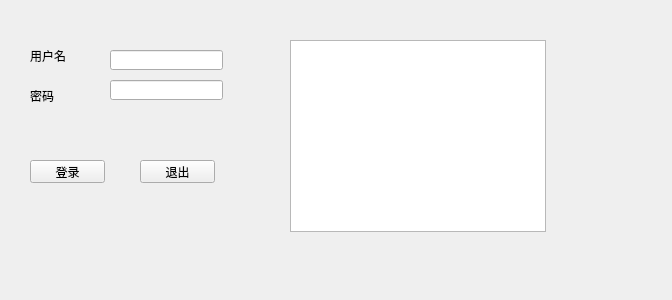
<?xml version="1.0" encoding="UTF-8"?>
<ui version="4.0">
 <class>Form</class>
 <widget class="QWidget" name="Form">
  <property name="geometry">
   <rect>
    <x>0</x>
    <y>0</y>
    <width>672</width>
    <height>300</height>
   </rect>
  </property>
  <property name="windowTitle">
   <string>Form</string>
  </property>
  <widget class="QLabel" name="user_label">
   <property name="geometry">
    <rect>
     <x>30</x>
     <y>50</y>
     <width>54</width>
     <height>12</height>
    </rect>
   </property>
   <property name="text">
    <string>用户名</string>
   </property>
  </widget>
  <widget class="QLabel" name="pwd_label">
   <property name="geometry">
    <rect>
     <x>30</x>
     <y>90</y>
     <width>54</width>
     <height>12</height>
    </rect>
   </property>
   <property name="text">
    <string>密码</string>
   </property>
  </widget>
  <widget class="QLineEdit" name="user_lineEdit">
   <property name="geometry">
    <rect>
     <x>110</x>
     <y>50</y>
     <width>113</width>
     <height>20</height>
    </rect>
   </property>
  </widget>
  <widget class="QLineEdit" name="pwd_lineEdit">
   <property name="geometry">
    <rect>
     <x>110</x>
     <y>80</y>
     <width>113</width>
     <height>20</height>
    </rect>
   </property>
  </widget>
  <widget class="QPushButton" name="login_Button">
   <property name="geometry">
    <rect>
     <x>30</x>
     <y>160</y>
     <width>75</width>
     <height>23</height>
    </rect>
   </property>
   <property name="text">
    <string>登录</string>
   </property>
  </widget>
  <widget class="QPushButton" name="cacel_Button">
   <property name="geometry">
    <rect>
     <x>140</x>
     <y>160</y>
     <width>75</width>
     <height>23</height>
    </rect>
   </property>
   <property name="text">
    <string>退出</string>
   </property>
  </widget>
  <widget class="QTextBrowser" name="user_textBrowser">
   <property name="geometry">
    <rect>
     <x>290</x>
     <y>40</y>
     <width>256</width>
     <height>192</height>
    </rect>
   </property>
  </widget>
 </widget>
 <resources/>
 <connections/>
</ui>
